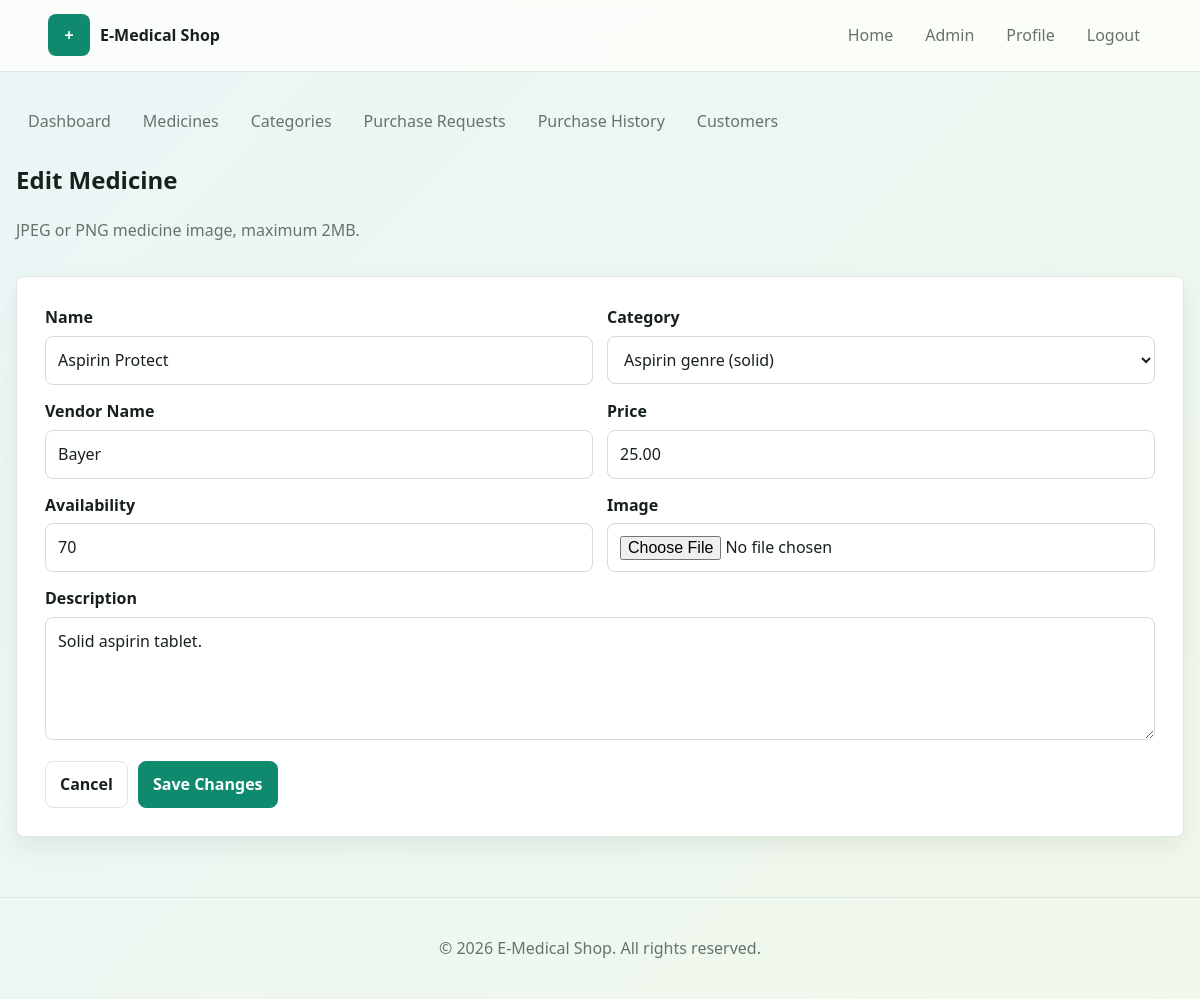
The page /admin/medicines/edit/2 (signed in) on the database its author committed.
### tables this page shows
CREATE TABLE IF NOT EXISTS medicines (
    id INT AUTO_INCREMENT PRIMARY KEY,
    name VARCHAR(150) NOT NULL,
    category_id INT NOT NULL,
    vendor_name VARCHAR(120) NOT NULL,
    vendor_id INT NULL,
    price DECIMAL(10,2) NOT NULL,
    availability INT NOT NULL DEFAULT 0,
    description TEXT NULL,
    image_path VARCHAR(255) NULL,
    created_at TIMESTAMP DEFAULT CURRENT_TIMESTAMP,
    CONSTRAINT fk_medicines_category FOREIGN KEY (category_id) REFERENCES categories(id),
    CONSTRAINT fk_medicines_vendor FOREIGN KEY (vendor_id) REFERENCES users(id) ON DELETE SET NULL
);

CREATE TABLE IF NOT EXISTS categories (
    id INT AUTO_INCREMENT PRIMARY KEY,
    name VARCHAR(120) NOT NULL,
    category_type ENUM('liquid', 'solid') NOT NULL,
    created_at TIMESTAMP DEFAULT CURRENT_TIMESTAMP
);

### helpers/helpers.php (called while the page is built, shortened)
<?php
function base_path()
{
    $script = str_replace("\\", "/", $_SERVER["SCRIPT_NAME"] ?? "");
    $dir = rtrim(str_replace("\\", "/", dirname($script)), "/");
    $parts = explode("/", $dir);
    $encoded_parts = array();
    foreach ($parts as $part) {
        $encoded_parts[] = rawurlencode(rawurldecode($part));
    }
    return implode("/", $encoded_parts);
}
function url($path = "")
{
    $path = ltrim($path, "/");
    if ($path == "") {
        return base_path() . "/";
    }
    return base_path() . "/" . $path;
}
function e($value)
{
    return htmlspecialchars((string) $value, ENT_QUOTES, "UTF-8");
}
function view($template, $data = array(), $layout = "layout/main")
{
    extract($data);
    include BASE_PATH . "/views/" . $template . ".php";
}

### controllers/AdminController.php (called while the page is built, shortened)
<?php
function admin_edit_medicine($id)
{
    $medicine = medicine_find((int) $id);
    $errors = array();
    $old = $medicine;
    view("admin/medicine_form", array(
        "title" => "Edit Medicine",
        "medicine" => $old,
        "categories" => category_all(),
        "errors" => $errors,
        "isEdit" => true
    ));
}

### config/database.php (called while the page is built, shortened)
<?php
$servername = "localhost";
$username = "root";
$password = "";
$dbname = "E_medicine_shop";
$conn = mysqli_connect($servername, $username, $password, $dbname);
mysqli_set_charset($conn, "utf8mb4");
function db()
{
    global $conn;
    return $conn;
}
function db_select($sql, $types = "", $values = array())
{
    $conn = db();
    $stmt = mysqli_prepare($conn, $sql);
    if ($types != "") {
        $refs = array();
        foreach ($values as $key => $value) {
            $refs[$key] = &$values[$key];
        }
        mysqli_stmt_bind_param($stmt, $types, ...$refs);
    }
    if (!mysqli_stmt_execute($stmt)) {
        die("SQL execute failed: " . mysqli_stmt_error($stmt));
    }
    $result = mysqli_stmt_get_result($stmt);
    $rows = array();
    while ($row = mysqli_fetch_assoc($result)) {
        $rows[] = $row;
    }
    return $rows;
}
function db_one($sql, $types = "", $values = array())
{
    $rows = db_select($sql, $types, $values);
    if (count($rows) > 0) {
        return $rows[0];
    }
    return null;
}

### models/Medicine.php (called while the page is built, shortened)
<?php
function medicine_find($id)
{
    return db_one(
        "SELECT medicines.*, categories.name AS category_name, categories.category_type
         FROM medicines
         JOIN categories ON categories.id = medicines.category_id
         WHERE medicines.id = ?
         LIMIT 1",
        "i",
        array($id)
    );
}

### models/Category.php (called while the page is built, shortened)
<?php
function category_all($type = "")
{
    return db_select(
        "SELECT categories.*, COUNT(medicines.id) AS medicine_count
         FROM categories
         LEFT JOIN medicines ON medicines.category_id = categories.id
         GROUP BY categories.id, categories.name, categories.category_type, categories.created_at
         ORDER BY categories.category_type, categories.name"
    );
}

### views/admin/medicine_form.php (the view, shortened to what this page needs)
<?php require BASE_PATH . '/views/admin/_nav.php'; ?>
<section class="section-head">
    <div>
        <h1><?= $isEdit ? 'Edit Medicine' : 'Add Medicine' ?></h1>
        <p class="muted">JPEG or PNG medicine image, maximum 2MB.</p>
    </div>
</section>
<section class="panel">
    <form method="post" class="grid-form" enctype="multipart/form-data" data-validate="medicine" novalidate>
        <label>
            <span>Name</span>
            <input type="text" name="name" value="<?= e($medicine['name'] ?? '') ?>" required maxlength="150">
        </label>
        <label>
            <span>Category</span>
            <select name="category_id" required>
                <?php foreach ($categories as $category): ?>
                    <option value="<?= e($category['id']) ?>" <?= ((string) ($medicine['category_id'] ?? '') === (string) $category['id']) ? 'selected' : '' ?>>
                        <?= e($category['name']) ?> (<?= e($category['category_type']) ?>)
                    </option>
                <?php endforeach; ?>
            </select>
        </label>
        <label>
            <span>Vendor Name</span>
            <input type="text" name="vendor_name" value="<?= e($medicine['vendor_name'] ?? '') ?>" required maxlength="120">
        </label>
        <label>
            <span>Price</span>
            <input type="number" name="price" value="<?= e($medicine['price'] ?? '') ?>" min="0.01" step="0.01" required>
        </label>
        <label>
            <span>Availability</span>
            <input type="number" name="availability" value="<?= e($medicine['availability'] ?? '') ?>" min="0" step="1" required>
        </label>
        <label>
            <span>Image</span>
            <input type="file" name="image" accept="image/jpeg,image/png">
        </label>
        <label class="full">
            <span>Description</span>
            <textarea name="description" rows="4" maxlength="1000"><?= e($medicine['description'] ?? '') ?></textarea>
        </label>
        <div class="form-actions full">
            <a class="button" href="<?= url('/admin/medicines') ?>">Cancel</a>
            <button class="button primary" type="submit"><?= $isEdit ? 'Save Changes' : 'Create Medicine' ?></button>
        </div>
    </form>
</section>

### assets/css/styles.css (style rules this page uses)
:root { --ink: #17211c; --muted: #65736c; --line: #dce7e1; --paper: #fbfdf9; --panel: #ffffff; --mint: #0f8a6f; --mint-dark: #08614d; --sky: #e8f5f7; --leaf: #eff8e7; --coral: #c8473a; --amber: #a96b08; --shadow: 0 14px 36px rgba(23, 33, 28, 0.1); }
* { box-sizing: border-box; }
body { margin: 0; color: var(--ink); background: linear-gradient(135deg, rgba(232, 245, 247, 0.9), rgba(239, 248, 231, 0.8)), var(--paper); font-family: "Trebuchet MS", "Segoe UI", sans-serif; line-height: 1.55; }
a { color: inherit; text-decoration: none; }
button, input, select, textarea { font: inherit; }
.muted { color: var(--muted); }
.panel, .medicine-card, .stat-card { background: var(--panel); border: 1px solid var(--line); border-radius: 8px; box-shadow: 0 10px 24px rgba(23, 33, 28, 0.07); }
.panel { padding: clamp(18px, 3vw, 28px); }
.section-head { display: flex; align-items: center; justify-content: space-between; gap: 16px; margin-bottom: 18px; }
.section-head h1, .panel h1, .panel h2 { margin-top: 0; }
input, select, textarea { width: 100%; padding: 11px 12px; color: var(--ink); background: #ffffff; border: 1px solid #cfded6; border-radius: 8px; }
.button, button.button { display: inline-flex; align-items: center; justify-content: center; min-height: 42px; padding: 10px 14px; color: var(--ink); background: #ffffff; border: 1px solid var(--line); border-radius: 8px; cursor: pointer; font-weight: 800; }
.button.primary { color: #ffffff; background: var(--mint); border-color: var(--mint); }
.stacked-form, .grid-form { display: grid; gap: 14px; }
.grid-form { grid-template-columns: repeat(2, minmax(0, 1fr)); }
label span { display: block; margin-bottom: 6px; font-weight: 800; }
.full { grid-column: 1 / -1; }
.form-actions { display: flex; gap: 10px; flex-wrap: wrap; align-items: center; }

### rows shown on the page
medicines: name "Aspirin Protect", category_id "Aspirin genre (solid)", vendor_name "Bayer", price "25.00", availability "70", description "Solid aspirin tablet."

### other values the page prints
APP_NAME "E-Medical Shop"
